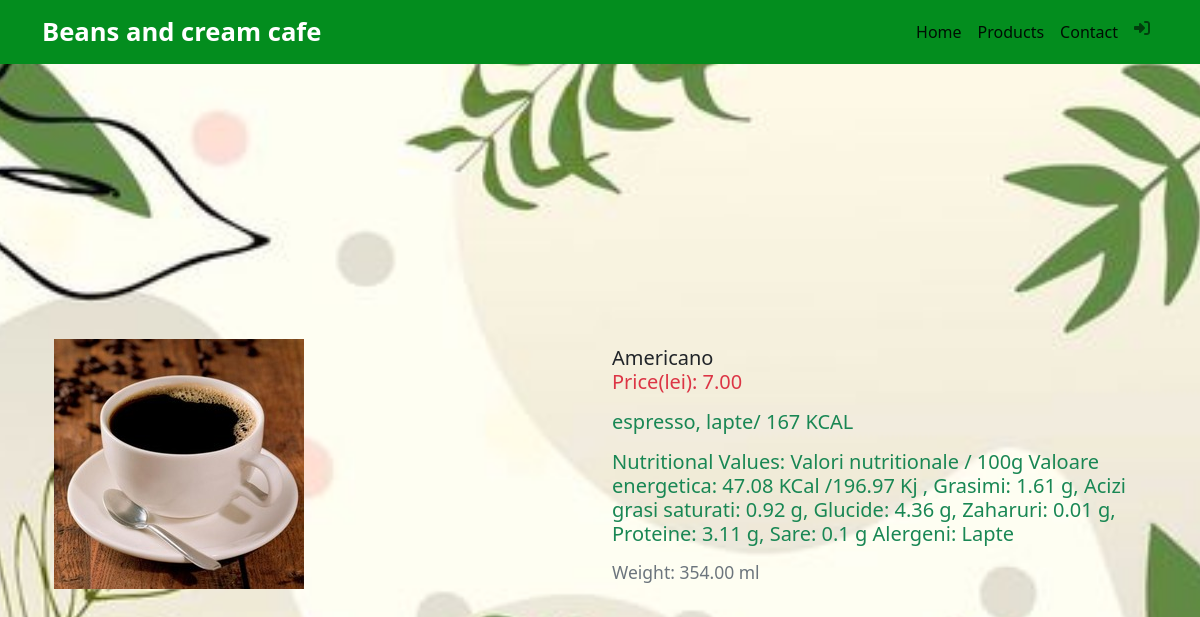
/product/1/, run on the app's committed database.
### app_beans_and_cream_cafe/models.py (models this page shows, shortened)
class Product(models.Model):
    name = models.CharField(max_length=200)
    price_lei = models.DecimalField(max_digits= 10, decimal_places=2, default= 0)
    gramaj_ml = models.DecimalField(max_digits=10,decimal_places=2, default=0)
    description = models.TextField()
    drink_type = models.TextField(default=0)
    nutritional_values = models.TextField(default=0)
    image = models.ImageField(upload_to='product_images/', null=True, blank=True)

### app_beans_and_cream_cafe/views.py (the view)
# urls.py: path('product/<int:product_id>/', product_detail, name='product'),
def product_detail(request, product_id): # functia care ne afiseaza informatii despre produs tinand cond de un id
    product = get_object_or_404(Product, pk=product_id)
    return render(request, 'app_beans_and_cream_cafe/product.html', {'product': product})

### app_beans_and_cream_cafe/templates/app_beans_and_cream_cafe/product.html (shortened to what this page needs)
{% extends "app_beans_and_cream_cafe/base.html" %}
{% block content %}
<div class="container">
    <div class="row d-flex justify-content-center align-items-center" style="height: 100vh;">
        <div class="col">
            <img src="{{ product.image.url }}" alt="{{ product.name }} Image" class="img-fluid">
        </div>
        <div class="col">
            <div class="row">
                <h5 class="card-title">{{ product.name }}  <span class="text-success"</h5>
                <h5 class="card-title text-danger">Price(lei): {{ product.price_lei }}</h5>
                <p class="card-text"><p> {{product.description}}</p>
                <p class="card-text"><p>Nutritional Values: {{product.nutritional_values}}</p>
                <p class="card-text"><small class="text-muted">Weight: {{ product.gramaj_ml }} ml</small></p>
            </div>
        </div></br>
    </div>
</div>
{% endblock %}

### static/css/base.css (style rules this page uses)
body { background-image: url('font.jpg'); background-size: cover; background-repeat: no-repeat; background-position: center; }

### data on the page
Product: image (picture), name "Americano", price_lei "7.00", description "espresso, lapte/ 167 KCAL", nutritional_values "Valori nutritionale / 100g Valoare energetica: 47.08 KCal /196.97 Kj , Grasimi: 1.61 g, Acizi grasi saturati: 0.92 g, Glucide: 4.36 g, Zaharuri: 0.01 g, Proteine: 3.11 g, Sare: 0.1 g Alergeni: Lapte", gramaj_ml "354.00"
